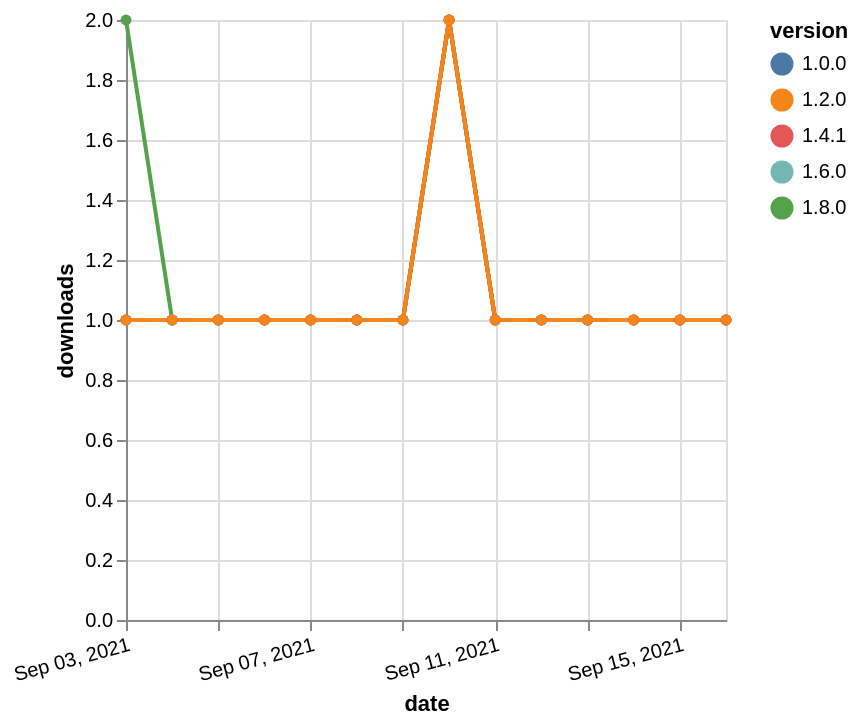

The specification (Vega-Lite) saved for this image:
### Vega-Lite specification from a JSON file in a GitHub repository (floating-point values rounded to 4 significant figures)
{"$schema": "https://vega.github.io/schema/vega-lite/v5.json", "description": "A simple bar chart with embedded data.", "data": {"values": [{"date": "2021-09-03", "total": 161, "delta": 1, "version": "1.6.0"}, {"date": "2021-09-04", "total": 162, "delta": 1, "version": "1.6.0"}, {"date": "2021-09-05", "total": 163, "delta": 1, "version": "1.6.0"}, {"date": "2021-09-06", "total": 164, "delta": 1, "version": "1.6.0"}, {"date": "2021-09-07", "total": 165, "delta": 1, "version": "1.6.0"}, {"date": "2021-09-08", "total": 166, "delta": 1, "version": "1.6.0"}, {"date": "2021-09-09", "total": 167, "delta": 1, "version": "1.6.0"}, {"date": "2021-09-10", "total": 169, "delta": 2, "version": "1.6.0"}, {"date": "2021-09-11", "total": 170, "delta": 1, "version": "1.6.0"}, {"date": "2021-09-12", "total": 171, "delta": 1, "version": "1.6.0"}, {"date": "2021-09-13", "total": 172, "delta": 1, "version": "1.6.0"}, {"date": "2021-09-14", "total": 173, "delta": 1, "version": "1.6.0"}, {"date": "2021-09-15", "total": 174, "delta": 1, "version": "1.6.0"}, {"date": "2021-09-16", "total": 175, "delta": 1, "version": "1.6.0"}, {"date": "2021-09-03", "total": 115, "delta": 2, "version": "1.8.0"}, {"date": "2021-09-04", "total": 116, "delta": 1, "version": "1.8.0"}, {"date": "2021-09-05", "total": 117, "delta": 1, "version": "1.8.0"}, {"date": "2021-09-06", "total": 118, "delta": 1, "version": "1.8.0"}, {"date": "2021-09-07", "total": 119, "delta": 1, "version": "1.8.0"}, {"date": "2021-09-08", "total": 120, "delta": 1, "version": "1.8.0"}, {"date": "2021-09-09", "total": 121, "delta": 1, "version": "1.8.0"}, {"date": "2021-09-10", "total": 123, "delta": 2, "version": "1.8.0"}, {"date": "2021-09-11", "total": 124, "delta": 1, "version": "1.8.0"}, {"date": "2021-09-12", "total": 125, "delta": 1, "version": "1.8.0"}, {"date": "2021-09-13", "total": 126, "delta": 1, "version": "1.8.0"}, {"date": "2021-09-14", "total": 127, "delta": 1, "version": "1.8.0"}, {"date": "2021-09-15", "total": 128, "delta": 1, "version": "1.8.0"}, {"date": "2021-09-16", "total": 129, "delta": 1, "version": "1.8.0"}, {"date": "2021-09-03", "total": 166, "delta": 1, "version": "1.0.0"}, {"date": "2021-09-04", "total": 167, "delta": 1, "version": "1.0.0"}, {"date": "2021-09-05", "total": 168, "delta": 1, "version": "1.0.0"}, {"date": "2021-09-06", "total": 169, "delta": 1, "version": "1.0.0"}, {"date": "2021-09-07", "total": 170, "delta": 1, "version": "1.0.0"}, {"date": "2021-09-08", "total": 171, "delta": 1, "version": "1.0.0"}, {"date": "2021-09-09", "total": 172, "delta": 1, "version": "1.0.0"}, {"date": "2021-09-10", "total": 174, "delta": 2, "version": "1.0.0"}, {"date": "2021-09-11", "total": 175, "delta": 1, "version": "1.0.0"}, {"date": "2021-09-12", "total": 176, "delta": 1, "version": "1.0.0"}, {"date": "2021-09-13", "total": 177, "delta": 1, "version": "1.0.0"}, {"date": "2021-09-14", "total": 178, "delta": 1, "version": "1.0.0"}, {"date": "2021-09-15", "total": 179, "delta": 1, "version": "1.0.0"}, {"date": "2021-09-16", "total": 180, "delta": 1, "version": "1.0.0"}, {"date": "2021-09-03", "total": 142, "delta": 1, "version": "1.4.1"}, {"date": "2021-09-04", "total": 143, "delta": 1, "version": "1.4.1"}, {"date": "2021-09-05", "total": 144, "delta": 1, "version": "1.4.1"}, {"date": "2021-09-06", "total": 145, "delta": 1, "version": "1.4.1"}, {"date": "2021-09-07", "total": 146, "delta": 1, "version": "1.4.1"}, {"date": "2021-09-08", "total": 147, "delta": 1, "version": "1.4.1"}, {"date": "2021-09-09", "total": 148, "delta": 1, "version": "1.4.1"}, {"date": "2021-09-10", "total": 150, "delta": 2, "version": "1.4.1"}, {"date": "2021-09-11", "total": 151, "delta": 1, "version": "1.4.1"}, {"date": "2021-09-12", "total": 152, "delta": 1, "version": "1.4.1"}, {"date": "2021-09-13", "total": 153, "delta": 1, "version": "1.4.1"}, {"date": "2021-09-14", "total": 154, "delta": 1, "version": "1.4.1"}, {"date": "2021-09-15", "total": 155, "delta": 1, "version": "1.4.1"}, {"date": "2021-09-16", "total": 156, "delta": 1, "version": "1.4.1"}, {"date": "2021-09-03", "total": 173, "delta": 1, "version": "1.2.0"}, {"date": "2021-09-04", "total": 174, "delta": 1, "version": "1.2.0"}, {"date": "2021-09-05", "total": 175, "delta": 1, "version": "1.2.0"}, {"date": "2021-09-06", "total": 176, "delta": 1, "version": "1.2.0"}, {"date": "2021-09-07", "total": 177, "delta": 1, "version": "1.2.0"}, {"date": "2021-09-08", "total": 178, "delta": 1, "version": "1.2.0"}, {"date": "2021-09-09", "total": 179, "delta": 1, "version": "1.2.0"}, {"date": "2021-09-10", "total": 181, "delta": 2, "version": "1.2.0"}, {"date": "2021-09-11", "total": 182, "delta": 1, "version": "1.2.0"}, {"date": "2021-09-12", "total": 183, "delta": 1, "version": "1.2.0"}, {"date": "2021-09-13", "total": 184, "delta": 1, "version": "1.2.0"}, {"date": "2021-09-14", "total": 185, "delta": 1, "version": "1.2.0"}, {"date": "2021-09-15", "total": 186, "delta": 1, "version": "1.2.0"}, {"date": "2021-09-16", "total": 187, "delta": 1, "version": "1.2.0"}]}, "width": "container", "mark": {"type": "line", "point": {"filled": true}}, "encoding": {"x": {"field": "date", "type": "temporal", "timeUnit": "yearmonthdate", "title": "date", "axis": {"labelAngle": -15}}, "y": {"field": "delta", "type": "quantitative", "title": "downloads"}, "color": {"field": "version", "type": "nominal"}, "tooltip": {"field": "delta"}}}
